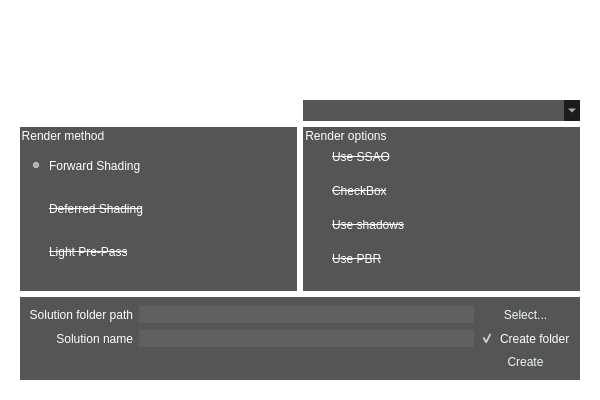
<?xml version="1.0" encoding="UTF-8"?>
<ui version="4.0">
 <class>WelcomeWindowDialog</class>
 <widget class="QWidget" name="WelcomeWindowDialog">
  <property name="geometry">
   <rect>
    <x>0</x>
    <y>0</y>
    <width>600</width>
    <height>400</height>
   </rect>
  </property>
  <property name="sizePolicy">
   <sizepolicy hsizetype="Fixed" vsizetype="Fixed">
    <horstretch>0</horstretch>
    <verstretch>0</verstretch>
   </sizepolicy>
  </property>
  <property name="minimumSize">
   <size>
    <width>600</width>
    <height>400</height>
   </size>
  </property>
  <property name="maximumSize">
   <size>
    <width>600</width>
    <height>400</height>
   </size>
  </property>
  <property name="font">
   <font>
    <family>Helvetica</family>
   </font>
  </property>
  <property name="windowTitle">
   <string>Form</string>
  </property>
  <property name="styleSheet">
   <string notr="true">#WelcomeWindowDialog {
	background-image: url(&quot;:/WelcomWindowDialog/dialog-bacground-img.jpeg&quot;);
}
QWidget{
	background-color: transparent;
	color: white;
	border: 0 solid black;
}
QPushButton {
	border: 0 solid black;
	color: rgb(235, 247, 255);
	padding: 1em 2em 1em 2em;
	
}
QPushButton:hover {
	background-color: rgba(255,255,255, 32);
}
QPushButton:pressed {
	background-color: rgba(255, 255, 255, 128);
}
#exitButton {
	width: 36;
	height: 36;
	padding: 0;
	border-radius: 18;
}
#exitButton:hover {
	background-color: rgba(192, 0, 0, 32);
}
#exitButton:pressed {
	background-color: rgba(192, 0, 0, 128);
}
QGroupBox {
	background-color: #AA000000;
}

QComboBox {
	background-color: #AA000000;
	color: white;
}
#pathWidget {
	background-color: #AA000000;
}
#pathWidget QLineEdit {
	background-color: #AA666666;
}
#pathWidget QPushButton {
	padding: 2
}

</string>
  </property>
  <layout class="QGridLayout" name="gridLayout">
   <item row="1" column="0" colspan="2">
    <widget class="QWidget" name="labelWidget" native="true">
     <layout class="QHBoxLayout" name="horizontalLayout">
      <property name="leftMargin">
       <number>0</number>
      </property>
      <property name="topMargin">
       <number>0</number>
      </property>
      <property name="rightMargin">
       <number>0</number>
      </property>
      <property name="bottomMargin">
       <number>0</number>
      </property>
      <item>
       <widget class="QPushButton" name="backToMainButton">
        <property name="sizePolicy">
         <sizepolicy hsizetype="Fixed" vsizetype="Fixed">
          <horstretch>0</horstretch>
          <verstretch>0</verstretch>
         </sizepolicy>
        </property>
        <property name="minimumSize">
         <size>
          <width>32</width>
          <height>32</height>
         </size>
        </property>
        <property name="maximumSize">
         <size>
          <width>32</width>
          <height>32</height>
         </size>
        </property>
        <property name="text">
         <string/>
        </property>
        <property name="icon">
         <iconset resource="WelcomeWindowDialogSources.qrc">
          <normaloff>:/WelcomWindowDialog/back-img.png</normaloff>:/WelcomWindowDialog/back-img.png</iconset>
        </property>
        <property name="iconSize">
         <size>
          <width>32</width>
          <height>32</height>
         </size>
        </property>
       </widget>
      </item>
      <item>
       <widget class="QLabel" name="pageNameLabel">
        <property name="font">
         <font>
          <family>Helvetica</family>
          <pointsize>14</pointsize>
         </font>
        </property>
        <property name="text">
         <string>TextLabel</string>
        </property>
       </widget>
      </item>
     </layout>
    </widget>
   </item>
   <item row="0" column="0">
    <widget class="QLabel" name="label">
     <property name="font">
      <font>
       <pointsize>24</pointsize>
      </font>
     </property>
     <property name="text">
      <string>SHADER DESIGNER</string>
     </property>
    </widget>
   </item>
   <item row="0" column="1">
    <widget class="QPushButton" name="exitButton">
     <property name="sizePolicy">
      <sizepolicy hsizetype="Fixed" vsizetype="Fixed">
       <horstretch>0</horstretch>
       <verstretch>0</verstretch>
      </sizepolicy>
     </property>
     <property name="minimumSize">
      <size>
       <width>36</width>
       <height>36</height>
      </size>
     </property>
     <property name="maximumSize">
      <size>
       <width>36</width>
       <height>36</height>
      </size>
     </property>
     <property name="font">
      <font>
       <family>Arial</family>
       <pointsize>12</pointsize>
      </font>
     </property>
     <property name="text">
      <string/>
     </property>
     <property name="icon">
      <iconset resource="WelcomeWindowDialogSources.qrc">
       <normaloff>:/WelcomWindowDialog/close-img.png</normaloff>:/WelcomWindowDialog/close-img.png</iconset>
     </property>
     <property name="iconSize">
      <size>
       <width>24</width>
       <height>24</height>
      </size>
     </property>
    </widget>
   </item>
   <item row="2" column="0" colspan="2">
    <widget class="QStackedWidget" name="centralStackedWidget">
     <property name="currentIndex">
      <number>2</number>
     </property>
     <widget class="QWidget" name="welcomPage">
      <layout class="QGridLayout" name="gridLayout_2">
       <item row="0" column="0">
        <widget class="QLabel" name="labelProjects">
         <property name="font">
          <font>
           <family>Helvetica</family>
           <pointsize>14</pointsize>
          </font>
         </property>
         <property name="text">
          <string>YOUR PROJECTS</string>
         </property>
         <property name="alignment">
          <set>Qt::AlignCenter</set>
         </property>
         <property name="wordWrap">
          <bool>false</bool>
         </property>
         <property name="margin">
          <number>11</number>
         </property>
        </widget>
       </item>
       <item row="1" column="0">
        <widget class="QListWidget" name="projectList">
         <property name="minimumSize">
          <size>
           <width>300</width>
           <height>0</height>
          </size>
         </property>
         <property name="maximumSize">
          <size>
           <width>300</width>
           <height>16777215</height>
          </size>
         </property>
         <property name="font">
          <font>
           <family>Helvetica</family>
           <pointsize>12</pointsize>
          </font>
         </property>
        </widget>
       </item>
       <item row="0" column="1" rowspan="2">
        <layout class="QVBoxLayout" name="verticalLayout_2">
         <item>
          <widget class="QPushButton" name="createProjectButton">
           <property name="font">
            <font>
             <family>Helvetica</family>
             <pointsize>12</pointsize>
             <weight>75</weight>
             <bold>true</bold>
            </font>
           </property>
           <property name="text">
            <string>CREATE NEW PROJECT</string>
           </property>
          </widget>
         </item>
         <item>
          <widget class="QPushButton" name="openProjectButton">
           <property name="font">
            <font>
             <family>Helvetica</family>
             <pointsize>12</pointsize>
             <weight>75</weight>
             <bold>true</bold>
            </font>
           </property>
           <property name="text">
            <string>OPEN PROJECT</string>
           </property>
          </widget>
         </item>
         <item>
          <spacer name="verticalSpacer">
           <property name="orientation">
            <enum>Qt::Vertical</enum>
           </property>
           <property name="sizeHint" stdset="0">
            <size>
             <width>20</width>
             <height>40</height>
            </size>
           </property>
          </spacer>
         </item>
         <item>
          <widget class="QPushButton" name="aboutProgrammButton">
           <property name="font">
            <font>
             <family>Helvetica</family>
             <pointsize>12</pointsize>
             <weight>50</weight>
             <bold>false</bold>
            </font>
           </property>
           <property name="text">
            <string>ABOUT PROGRAMM</string>
           </property>
          </widget>
         </item>
        </layout>
       </item>
      </layout>
     </widget>
     <widget class="QWidget" name="aboutProgrammPage"/>
     <widget class="QWidget" name="projectSettingsPage">
      <layout class="QGridLayout" name="gridLayout_3">
       <item row="0" column="0">
        <widget class="QLabel" name="label_4">
         <property name="text">
          <string>Target language(will be possible change)</string>
         </property>
         <property name="alignment">
          <set>Qt::AlignRight|Qt::AlignTrailing|Qt::AlignVCenter</set>
         </property>
        </widget>
       </item>
       <item row="1" column="0">
        <widget class="QGroupBox" name="groupBox">
         <property name="title">
          <string>Render method</string>
         </property>
         <layout class="QVBoxLayout" name="verticalLayout">
          <item>
           <widget class="QRadioButton" name="radioForwardShading">
            <property name="text">
             <string>Forward Shading</string>
            </property>
            <property name="checked">
             <bool>true</bool>
            </property>
           </widget>
          </item>
          <item>
           <widget class="QRadioButton" name="radioDefferedShading">
            <property name="enabled">
             <bool>false</bool>
            </property>
            <property name="font">
             <font>
              <strikeout>true</strikeout>
             </font>
            </property>
            <property name="text">
             <string>Deferred Shading</string>
            </property>
           </widget>
          </item>
          <item>
           <widget class="QRadioButton" name="radioLightPrePassShading">
            <property name="enabled">
             <bool>false</bool>
            </property>
            <property name="font">
             <font>
              <strikeout>true</strikeout>
             </font>
            </property>
            <property name="text">
             <string>Light Pre-Pass</string>
            </property>
           </widget>
          </item>
         </layout>
        </widget>
       </item>
       <item row="1" column="1">
        <widget class="QGroupBox" name="groupBox_2">
         <property name="title">
          <string>Render options</string>
         </property>
         <layout class="QGridLayout" name="gridLayout_5">
          <item row="0" column="0">
           <widget class="QCheckBox" name="checkBox">
            <property name="enabled">
             <bool>false</bool>
            </property>
            <property name="font">
             <font>
              <strikeout>true</strikeout>
             </font>
            </property>
            <property name="text">
             <string>Use SSAO</string>
            </property>
           </widget>
          </item>
          <item row="3" column="0">
           <widget class="QCheckBox" name="checkBox_3">
            <property name="enabled">
             <bool>false</bool>
            </property>
            <property name="font">
             <font>
              <strikeout>true</strikeout>
             </font>
            </property>
            <property name="text">
             <string>Use PBR</string>
            </property>
           </widget>
          </item>
          <item row="2" column="0">
           <widget class="QCheckBox" name="checkBox_2">
            <property name="enabled">
             <bool>false</bool>
            </property>
            <property name="font">
             <font>
              <strikeout>true</strikeout>
             </font>
            </property>
            <property name="text">
             <string>Use shadows</string>
            </property>
           </widget>
          </item>
          <item row="1" column="0">
           <widget class="QCheckBox" name="checkBox_5">
            <property name="enabled">
             <bool>false</bool>
            </property>
            <property name="font">
             <font>
              <strikeout>true</strikeout>
             </font>
            </property>
            <property name="text">
             <string>CheckBox</string>
            </property>
           </widget>
          </item>
         </layout>
        </widget>
       </item>
       <item row="0" column="1">
        <widget class="QComboBox" name="comboBoxCompiller">
         <property name="font">
          <font>
           <family>Helvetica</family>
           <pointsize>12</pointsize>
          </font>
         </property>
         <property name="editable">
          <bool>false</bool>
         </property>
         <property name="currentText">
          <string/>
         </property>
        </widget>
       </item>
       <item row="2" column="0" colspan="2">
        <widget class="QWidget" name="pathWidget" native="true">
         <property name="sizePolicy">
          <sizepolicy hsizetype="Preferred" vsizetype="Maximum">
           <horstretch>0</horstretch>
           <verstretch>0</verstretch>
          </sizepolicy>
         </property>
         <property name="minimumSize">
          <size>
           <width>0</width>
           <height>50</height>
          </size>
         </property>
         <layout class="QGridLayout" name="gridLayout_4">
          <item row="1" column="0">
           <widget class="QLabel" name="label_3">
            <property name="text">
             <string>Solution name</string>
            </property>
            <property name="alignment">
             <set>Qt::AlignRight|Qt::AlignTrailing|Qt::AlignVCenter</set>
            </property>
           </widget>
          </item>
          <item row="0" column="0">
           <widget class="QLabel" name="label_2">
            <property name="text">
             <string>Solution folder path</string>
            </property>
            <property name="alignment">
             <set>Qt::AlignRight|Qt::AlignTrailing|Qt::AlignVCenter</set>
            </property>
           </widget>
          </item>
          <item row="0" column="1">
           <widget class="QLineEdit" name="editPath">
            <property name="font">
             <font>
              <family>Helvetica</family>
              <pointsize>10</pointsize>
             </font>
            </property>
            <property name="text">
             <string/>
            </property>
           </widget>
          </item>
          <item row="0" column="3">
           <widget class="QPushButton" name="pushButton_2">
            <property name="text">
             <string>Select...</string>
            </property>
           </widget>
          </item>
          <item row="1" column="1">
           <widget class="QLineEdit" name="editName">
            <property name="font">
             <font>
              <family>Helvetica</family>
              <pointsize>10</pointsize>
             </font>
            </property>
           </widget>
          </item>
          <item row="1" column="3">
           <widget class="QCheckBox" name="checkBox_4">
            <property name="text">
             <string>Create folder</string>
            </property>
            <property name="checked">
             <bool>true</bool>
            </property>
           </widget>
          </item>
          <item row="2" column="3">
           <widget class="QPushButton" name="pushButton_3">
            <property name="text">
             <string>Create</string>
            </property>
           </widget>
          </item>
         </layout>
        </widget>
       </item>
      </layout>
     </widget>
    </widget>
   </item>
  </layout>
 </widget>
 <resources>
  <include location="WelcomeWindowDialogSources.qrc"/>
 </resources>
 <connections/>
</ui>
